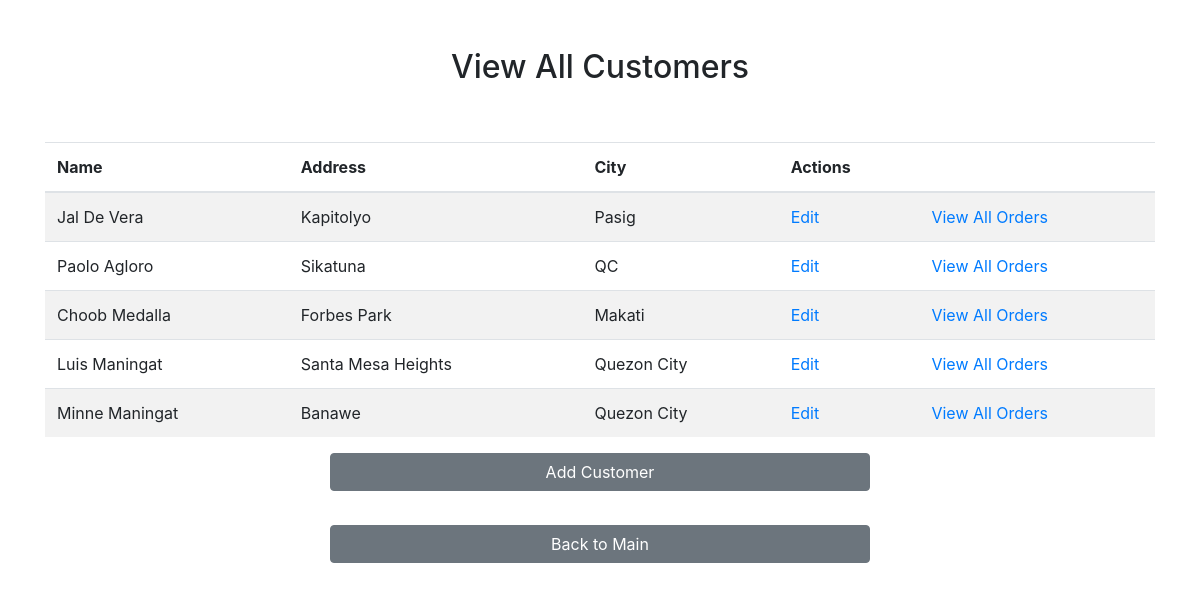
The app's page /grabgrub/viewcustomers.html/ with its own data.
### Kiosk/models.py (models this page shows, shortened)
class Customer(models.Model):
    name = models.CharField(max_length=300)
    address = models.CharField(max_length=300)
    city = models.CharField(max_length=300)
    objects = models.Manager()

### Kiosk/views.py (the view)
# urls.py: path('grabgrub/viewcustomers.html/',views.customerlist,name='customerlist'),
def customerlist(request):
    customer_objects = Customer.objects.all()
    return render(request,'Kiosk/CUSTOMER/customer_list.html',{'customers':customer_objects})

### Kiosk/templates/Kiosk/CUSTOMER/customer_list.html (shortened to what this page needs)
{% extends 'Kiosk/home.html' %}
{% load static %}
    {% block content %}
    <br>
    <br>
    <h2 class="text-center">View All Customers</h2>
    <br>
    <br>
    <div class="container">
        <div class="row">
            <div class="col-12">
                <table class="table table-striped">
                    <thead>
                        <th scope="col"> Name </th>
                        <th scope="col"> Address </th>
                        <th scope="col"> City </th>
                        <th scope="col"> Actions </th>
                        <th>     </th>
                    </thead>
                    <tbody>
                        {% for c in customers %}
                        <tr>
                            <td> {{ c.name }} </td>
                            <td> {{ c.address }} </td>
                            <td> {{ c.city }} </td>
                            <td> <a href="{% url 'customerupdate' c.id %}"> Edit </a></td>
                            <td> <a href="{% url 'customerorder' pk=c.id %}"> View All Orders </a></td>
                        {% endfor %}
                    </tbody>
                </table>
            </div>
    <div class='container'>
        <div class='row'>
            <div class="col-lg-6 offset-lg-3">
                <a href="{% url 'customerform' %}"><button id="singlebutton" name="singlebutton" class="btn btn-secondary btn-md btn-block">Add Customer</button></a>
            </div>
        </div>
    </div>
    <br>
    <br>
    <br>
    <div class='container'>
        <div class='row'>
            <div class="col-lg-6 offset-lg-3">
                <a href="{% url 'homepage' %}"><button id="singlebutton" name="singlebutton" class="btn btn-secondary btn-md btn-block">Back to Main</button></a>
            </div>
        </div>
    </div>
    {% endblock %}

### records on screen
Customer: name "Jal De Vera", address "Kapitolyo", city "Pasig"
Customer: name "Paolo Agloro", address "Sikatuna", city "QC"
Customer: name "Choob Medalla", address "Forbes Park", city "Makati"
Customer: name "Luis Maningat", address "Santa Mesa Heights", city "Quezon City"
Customer: name "Minne Maningat", address "Banawe", city "Quezon City"
